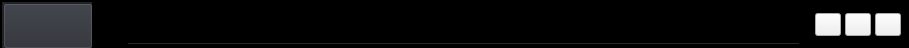
     <widget class="QFrame" name="frame_header">
      <property name="minimumSize">
       <size>
        <width>0</width>
        <height>48</height>
       </size>
      </property>
      <property name="maximumSize">
       <size>
        <width>16777215</width>
        <height>48</height>
       </size>
      </property>
      <property name="styleSheet">
       <string notr="true">QFrame{		
	background-color: rgb(0, 0, 0);
	border-bottom: 1px solid #292929;
	
}</string>
      </property>
      <property name="frameShape">
       <enum>QFrame::StyledPanel</enum>
      </property>
      <property name="frameShadow">
       <enum>QFrame::Raised</enum>
      </property>
      <layout class="QHBoxLayout" name="horizontalLayout_2">
       <property name="spacing">
        <number>0</number>
       </property>
       <property name="leftMargin">
        <number>0</number>
       </property>
       <property name="topMargin">
        <number>0</number>
       </property>
       <property name="rightMargin">
        <number>0</number>
       </property>
       <property name="bottomMargin">
        <number>0</number>
       </property>
       <item>
        <widget class="QFrame" name="frame_titlebar_container">
         <property name="minimumSize">
          <size>
           <width>800</width>
           <height>48</height>
          </size>
         </property>
         <property name="maximumSize">
          <size>
           <width>16777215</width>
           <height>16777215</height>
          </size>
         </property>
         <property name="frameShape">
          <enum>QFrame::StyledPanel</enum>
         </property>
         <property name="frameShadow">
          <enum>QFrame::Raised</enum>
         </property>
         <layout class="QHBoxLayout" name="horizontalLayout_3">
          <property name="spacing">
           <number>0</number>
          </property>
          <property name="leftMargin">
           <number>0</number>
          </property>
          <property name="topMargin">
           <number>0</number>
          </property>
          <property name="rightMargin">
           <number>0</number>
          </property>
          <property name="bottomMargin">
           <number>0</number>
          </property>
          <item>
           <widget class="QFrame" name="frame_top_left_menu_toggle">
            <property name="sizePolicy">
             <sizepolicy hsizetype="Fixed" vsizetype="Preferred">
              <horstretch>0</horstretch>
              <verstretch>0</verstretch>
             </sizepolicy>
            </property>
            <property name="minimumSize">
             <size>
              <width>90</width>
              <height>48</height>
             </size>
            </property>
            <property name="maximumSize">
             <size>
              <width>90</width>
              <height>16777215</height>
             </size>
            </property>
            <property name="styleSheet">
             <string notr="true">background-color: rgb(44, 46, 53);</string>
            </property>
            <property name="frameShape">
             <enum>QFrame::StyledPanel</enum>
            </property>
            <property name="frameShadow">
             <enum>QFrame::Raised</enum>
            </property>
            <layout class="QVBoxLayout" name="verticalLayout_3">
             <property name="spacing">
              <number>0</number>
             </property>
             <property name="leftMargin">
              <number>0</number>
             </property>
             <property name="topMargin">
              <number>0</number>
             </property>
             <property name="rightMargin">
              <number>0</number>
             </property>
             <property name="bottomMargin">
              <number>0</number>
             </property>
             <item>
              <widget class="QPushButton" name="PB_MENU">
               <property name="sizePolicy">
                <sizepolicy hsizetype="Expanding" vsizetype="Expanding">
                 <horstretch>0</horstretch>
                 <verstretch>0</verstretch>
                </sizepolicy>
               </property>
               <property name="minimumSize">
                <size>
                 <width>90</width>
                 <height>0</height>
                </size>
               </property>
               <property name="maximumSize">
                <size>
                 <width>90</width>
                 <height>16777215</height>
                </size>
               </property>
               <property name="styleSheet">
                <string notr="true">
QPushButton{
	color: rgb(0, 0, 0);
	border-image: url(:/ICON/resource/QuantumRED_MAIN/menu.png);
	border-color:none;
}

QPushButton::hover{
	border-image: url(:/ICON/resource/QuantumRED_MAIN/menu_HOVER.png);
}

QPushButton::pressed{
	border-image: url(:/ICON/resource/QuantumRED_MAIN/menu_PRESSED.png);
}</string>
               </property>
               <property name="text">
                <string/>
               </property>
              </widget>
             </item>
            </layout>
           </widget>
          </item>
          <item>
           <widget class="QFrame" name="frame_4">
            <property name="minimumSize">
             <size>
              <width>0</width>
              <height>48</height>
             </size>
            </property>
            <property name="frameShape">
             <enum>QFrame::StyledPanel</enum>
            </property>
            <property name="frameShadow">
             <enum>QFrame::Raised</enum>
            </property>
            <layout class="QHBoxLayout" name="horizontalLayout_7">
             <property name="spacing">
              <number>0</number>
             </property>
             <property name="leftMargin">
              <number>0</number>
             </property>
             <property name="topMargin">
              <number>0</number>
             </property>
             <property name="rightMargin">
              <number>0</number>
             </property>
             <property name="bottomMargin">
              <number>5</number>
             </property>
             <item>
              <spacer name="horizontalSpacer">
               <property name="orientation">
                <enum>Qt::Horizontal</enum>
               </property>
               <property name="sizeType">
                <enum>QSizePolicy::Fixed</enum>
               </property>
               <property name="sizeHint" stdset="0">
                <size>
                 <width>35</width>
                 <height>20</height>
                </size>
               </property>
              </spacer>
             </item>
             <item>
              <widget class="QLabel" name="label_2">
               <property name="styleSheet">
                <string notr="true"/>
               </property>
               <property name="text">
                <string/>
               </property>
               <property name="pixmap">
                <pixmap resource="QuantumRED_MAIN.qrc">:/TEXT/resource/QuantumRED_MAIN/QuantumRED_TEXT.png</pixmap>
               </property>
              </widget>
             </item>
            </layout>
           </widget>
          </item>
         </layout>
        </widget>
       </item>
       <item>
        <widget class="QFrame" name="frame_top_right">
         <property name="minimumSize">
          <size>
           <width>0</width>
           <height>48</height>
          </size>
         </property>
         <property name="maximumSize">
          <size>
           <width>120</width>
           <height>16777215</height>
          </size>
         </property>
         <property name="frameShape">
          <enum>QFrame::StyledPanel</enum>
         </property>
         <property name="frameShadow">
          <enum>QFrame::Raised</enum>
         </property>
         <layout class="QHBoxLayout" name="horizontalLayout">
          <property name="spacing">
           <number>4</number>
          </property>
          <property name="leftMargin">
           <number>13</number>
          </property>
          <property name="topMargin">
           <number>0</number>
          </property>
          <property name="rightMargin">
           <number>6</number>
          </property>
          <property name="bottomMargin">
           <number>0</number>
          </property>
          <item>
           <widget class="QPushButton" name="PB_WD_DOWN">
            <property name="minimumSize">
             <size>
              <width>26</width>
              <height>23</height>
             </size>
            </property>
            <property name="maximumSize">
             <size>
              <width>26</width>
              <height>23</height>
             </size>
            </property>
            <property name="styleSheet">
             <string notr="true">QPushButton{
	border-image: url(:/ICON/resource/QuantumRED_MAIN/WINDOW_DOWN.png);
}
QPushButton:hover{
	border-image: url(:/ICON/resource/QuantumRED_MAIN/WINDOW_DOWN_HOVER.png);
}
QPushButton:pressed{
	border-image: url(:/ICON/resource/QuantumRED_MAIN/WINDOW_DOWN_PRESSED.png);
}</string>
            </property>
            <property name="text">
             <string/>
            </property>
           </widget>
          </item>
          <item>
           <widget class="QPushButton" name="PB_WD_RESTORE">
            <property name="minimumSize">
             <size>
              <width>26</width>
              <height>23</height>
             </size>
            </property>
            <property name="maximumSize">
             <size>
              <width>26</width>
              <height>23</height>
             </size>
            </property>
            <property name="styleSheet">
             <string notr="true">
QPushButton{
	border-image: url(:/ICON/resource/QuantumRED_MAIN/WINDOW_MAXIMIZE.png);
}
QPushButton:hover{
	border-image: url(:/ICON/resource/QuantumRED_MAIN/WINDOW_MAXIMIZE_HOVER.png);
}
QPushButton:pressed{
	border-image: url(:/ICON/resource/QuantumRED_MAIN/WINDOW_MAXIMIZE_PRESSED.png);
}</string>
            </property>
            <property name="text">
             <string/>
            </property>
           </widget>
          </item>
          <item>
           <widget class="QPushButton" name="PB_WD_CLOSE">
            <property name="minimumSize">
             <size>
              <width>10</width>
              <height>23</height>
             </size>
            </property>
            <property name="maximumSize">
             <size>
              <width>26</width>
              <height>23</height>
             </size>
            </property>
            <property name="styleSheet">
             <string notr="true">
QPushButton{
	border-image: url(:/ICON/resource/QuantumRED_MAIN/WINDOW_CLOSE.png);
}
QPushButton:hover{
	border-image: url(:/ICON/resource/QuantumRED_MAIN/WINDOW_CLOSE_HOVER.png);
}
QPushButton:pressed{
	border-image: url(:/ICON/resource/QuantumRED_MAIN/WINDOW_CLOSE_PRESSED.png);
}</string>
            </property>
            <property name="text">
             <string/>
            </property>
           </widget>
          </item>
         </layout>
        </widget>
       </item>
      </layout>
     </widget>
